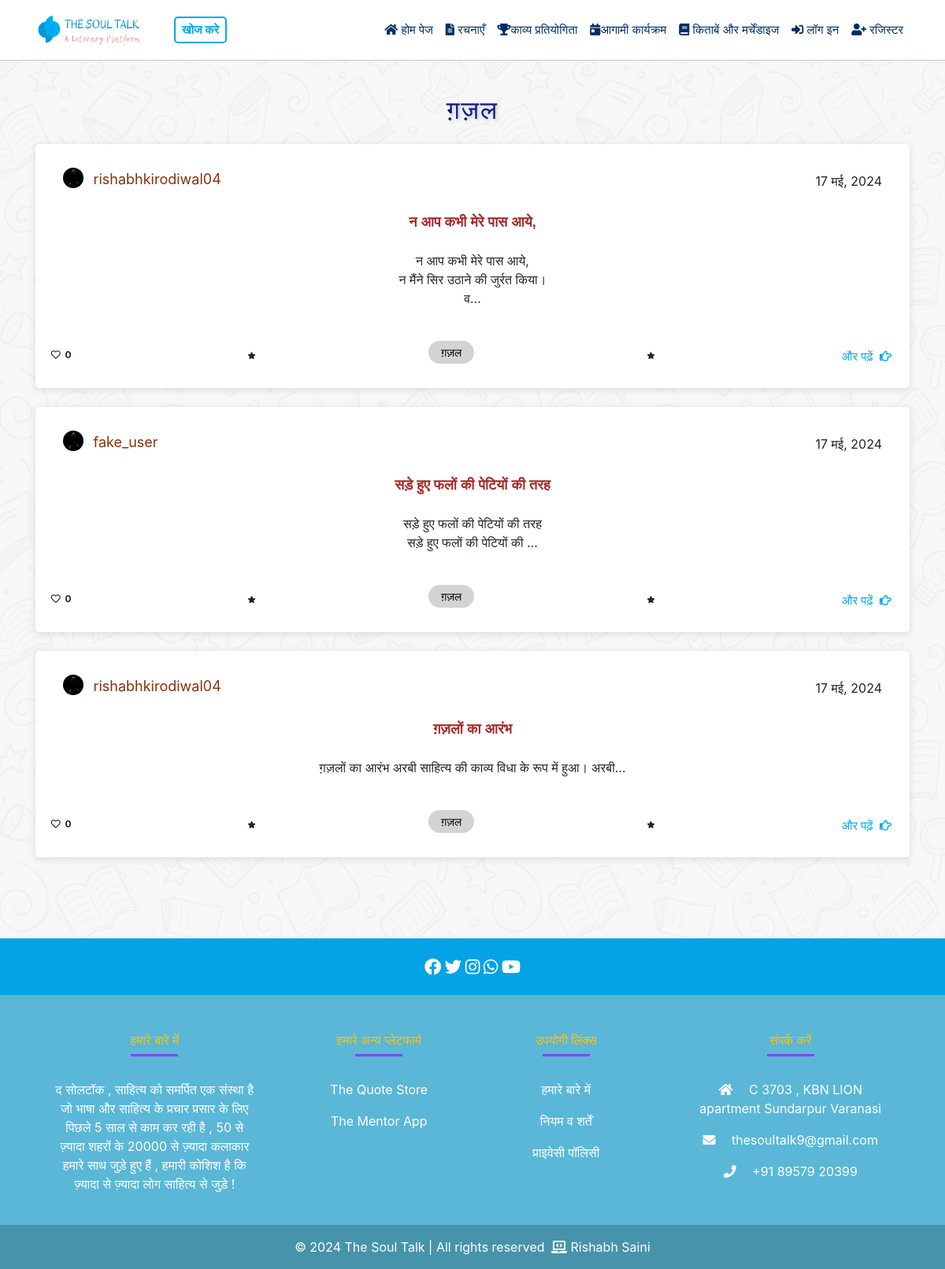
/category/1/, run on an earlier commit of the app's database.
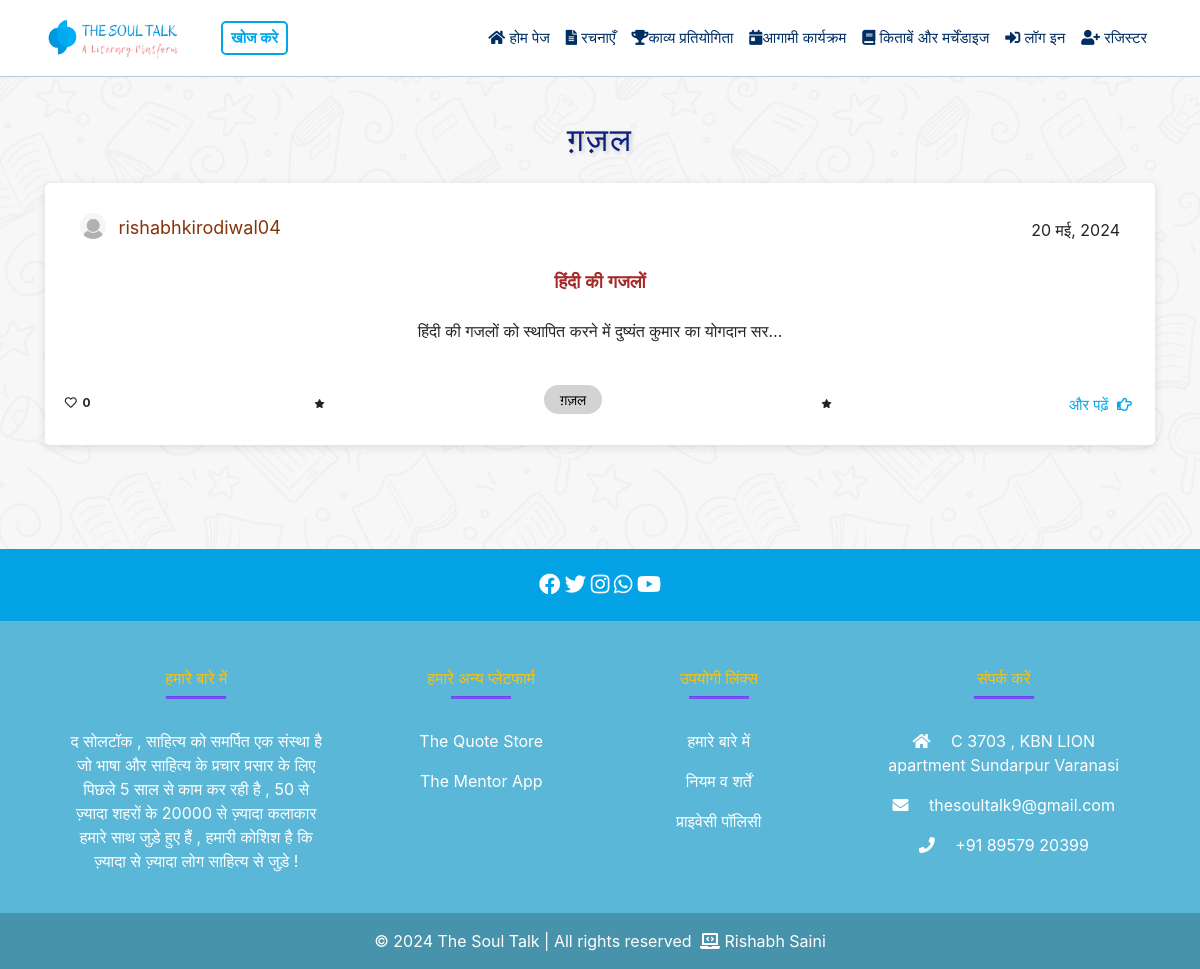
And on a later commit of the database.
### mainApp/models.py (models this page shows, shortened)
class Post(models.Model):
    title = models.CharField(max_length=100)
    description = models.TextField()
    category = models.ForeignKey(Category, on_delete=models.CASCADE)
    created_by = models.ForeignKey(CustomUser, on_delete=models.CASCADE)
    created_at = models.DateTimeField(auto_now_add=True)
    approved = models.BooleanField(default=False)  # New field for approval status
    declined = models.BooleanField(default=False)
    likes = models.ManyToManyField(CustomUser, through='Like', related_name='liked_posts')
    likes_count = models.IntegerField(default=0)

class Profile(models.Model):
    user = models.OneToOneField(CustomUser, on_delete=models.CASCADE)
    name = models.CharField(max_length=100, blank=True)
    bio = models.TextField(default='रचनाकार', blank=True)  # Setting default value for bio field
    place = models.CharField(max_length=100, blank=True)
    profile_image = models.ImageField(upload_to='media/profile_images/', blank=True)

class CustomUser(AbstractUser):
    is_admin = models.BooleanField(default=False)
    is_owner = models.BooleanField(default=False)
    phone_no = models.CharField(max_length=15, blank=True, null=True)

class Category(models.Model):
    name_en = models.CharField(max_length=100, verbose_name="English Name",unique=True)
    name_hi = models.CharField(max_length=100, verbose_name="Hindi Name",unique=True)
    class Meta:
        verbose_name_plural = "Categories"

### mainApp/views.py (the view)
# urls.py: path('category/<int:category_id>/', views.category_posts, name='category-posts'),
def category_posts(request, category_id):
    category = Category.objects.get(pk=category_id)
    posts = Post.objects.filter(category=category, approved=True).order_by('-created_at')
    like_counts = [post.likes_count for post in posts]
    post_count = posts.count()
    return render(request, 'category_posts.html', {'category': category, 'posts': posts, 'post_count': post_count, 'like_counts': like_counts})

### mainApp/templates/category_posts.html
{% extends "base.html" %}
{% block content %}
<h2>{{ category.name_hi }}</h2>
{% for post in posts %}
{% include 'partials/post_details.html' %}
{% empty %}
<p>इस श्रेणी में कोई पोस्ट नहीं मिली।</p>
{% endfor %}
{% endblock %}

### mainApp/templates/partials/post_details.html
<div class="card bg-card-image mt-4">
    <div class="row">
        <div class="col-md-12">
            <div class="card-body">
                <div class="d-flex author-info justify-content-between align-items-center">
                    <div class="profile-pic ">
                        <img src="{% if post.created_by.profile.profile_image %}{{ post.created_by.profile.profile_image.url }}{% else %}/media/profile_images/default.png{% endif %}"
                            alt="Profile Image" class="profile-image img-fluid rounded-circle">
                                    <a href="{% url 'profile' username=post.created_by.username %}" class="profile-link">{{ post.created_by.username }}</a>
                        </div>
                    <div>
                        <p class="card-text mb-0 post-date">
                            {{ post.created_at|date:"d F, Y" }}
                        </p>
                    </div>
                </div>
                <div>
                    <h5 class="card-title"  style="color: brown;">
                        <strong>{{ post.title }}</strong>
                    </h5>
                </div>
                <div>
                    <p class="card-text text-center">
                    <p style="white-space: pre-wrap;" class="card-text text-center">{{ post.description|truncatechars:60 }}</pre>
                    </p>
                </div>
            </div>
            <div class="row mt-4 mt-sm-0">
                <div class="col-md-12 category-info d-flex justify-content-between align-items-center">
                    <p class="badge text-black">
                        <i class="far fa-heart"></i>&nbsp; {{ post.likes_count }}
                    </p>
                    <p class="badge text-black">
                        <i class="fa fa-solid fa-star fa-xs"></i>
                    </p>
                    <a href="{% url 'category-posts' post.category.id %}" style="text-decoration:none;" class="mb-4">
                        <p class="badge custom-badge"
                            style="font-family: 'Biryani', sans-serif; font-size: 14px; font-weight:normal;">
                            {{ post.category.name_hi }}
                        </p>
                    </a>
                    <p class="badge text-black">
                        <i class="fa fa-solid fa-star fa-xs"></i>
                    </p>
                    <a href="{% url 'full_post' post.id %}" class="card-link">
                        <p class="read-more">
                            और पढ़ें &nbsp;<i class="far fa-hand-point-right"></i>
                        </p>
                    </a>
                </div>
            </div>
        </div>
    </div>
</div>

What changed in the data, as far as the page shows it:
removed Post: created_by.profile_image (picture), created_by.username "rishabhkirodiwal04", created_at "17 मई, 2024", title "न आप कभी मेरे पास आये,", description "न आप कभी मेरे पास आये, न मैंने सिर उठाने की जुर्रत किया। व…", likes_count "0", category.name_hi "ग़ज़ल"
removed Post: created_by.profile_image (picture), created_by.username "fake_user", created_at "17 मई, 2024", title "सड़े हुए फलों की पेटियों की तरह", description "सड़े हुए फलों की पेटियों की तरह सड़े हुए फलों की पेटियों की …", likes_count "0", category.name_hi "ग़ज़ल"
removed Post: created_by.profile_image (picture), created_by.username "rishabhkirodiwal04", created_at "17 मई, 2024", title "ग़ज़लों का आरंभ", description "ग़ज़लों का आरंभ अरबी साहित्य की काव्य विधा के रूप में हुआ। अरबी…", likes_count "0", category.name_hi "ग़ज़ल"
added Post: created_by.username "rishabhkirodiwal04", created_at "20 मई, 2024", title "हिंदी की गजलों", description "हिंदी की गजलों को स्थापित करने में दुष्यंत कुमार का योगदान सर…", likes_count "0", category.name_hi "ग़ज़ल"
